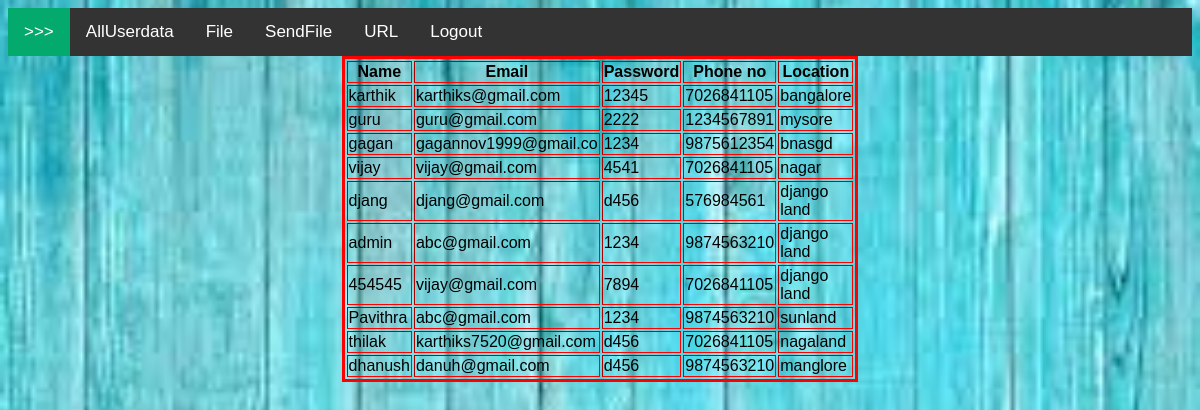
Page /list on the committed database.
### app1/models.py (models this page shows)
class reg(models.Model):
    sname=models.CharField(max_length=20,primary_key=True)
    spas=models.CharField(max_length=15)
    semail=models.CharField(max_length=50)
    sphone=models.CharField(max_length=10)
    sloc=models.CharField(max_length=50)

### app1/views.py (the view)
# urls.py: path('list',list1),
def list1(req):
    x=reg.objects.all()
    list1=x.values()
    print(x.values()[0])
    return render(req,"list.html",{"list1":list1})

### template/list.html (shortened to what this page needs)
{% load static %}
<html>
<head>
<link rel='stylesheet' type="text/css" href="{% static 'style.css' %}">
</head>
<body >
<div class="topnav">
  <a href="main" class="active">>>></a>
  <div id="myLinks">
    <a href="list">AllUserdata</a>
    <a href="new">File</a>
   <a href="Mail">SendFile</a>
   <a href="csv1">URL</a>
    <a href="login">Logout</a>
  </div>
</div>
<body background="{% static 'w2.jpg' %}" style="background-size: cover">
	<table border=2 align="center">
		<th>Name</th><th>Email</th> <th>Password</th><th>Phone no</th><th>Location</th>
		{% for i in list1 %}
		<tr><td>{{i.sname}}</td><td>{{i.semail}}</td> <td>{{i.spas}}</td><td>{{i.sphone}}</td><td>{{i.sloc}}</td></tr>
		{% endfor %}
	</table>
</body>{{value}}
</html>

### app1/static/style.css (style rules this page uses)
table { border:solid red; width:200; }
body { font-family: Arial, Helvetica, sans-serif; }
.topnav { overflow: hidden; background-color: #333; position: relative; }
.topnav a { float: left; color: white; padding: 14px 16px; text-decoration: none; font-size: 17px; }
.active { background-color: #04AA6D; color: white; }

### template/list.html (style rules this page uses)
body { font-family: Arial, Helvetica, sans-serif; }
.topnav { overflow: hidden; background-color: #333; position: relative; }
.topnav a { float: left; color: white; padding: 14px 16px; text-decoration: none; font-size: 17px; }
.active { background-color: #04AA6D; color: white; }

### rows in the picture
reg: sname "karthik", semail "karthiks@gmail.com", spas "12345", sphone "7026841105", sloc "bangalore"
reg: sname "guru", semail "guru@gmail.com", spas "2222", sphone "1234567891", sloc "mysore"
reg: sname "gagan", semail "gagannov1999@gmail.co", spas "1234", sphone "9875612354", sloc "bnasgd"
reg: sname "vijay", semail "vijay@gmail.com", spas "4541", sphone "7026841105", sloc "nagar"
reg: sname "djang", semail "djang@gmail.com", spas "d456", sphone "576984561", sloc "django land"
reg: sname "admin", semail "abc@gmail.com", spas "1234", sphone "9874563210", sloc "django land"
reg: sname "454545", semail "vijay@gmail.com", spas "7894", sphone "7026841105", sloc "django land"
reg: sname "Pavithra", semail "abc@gmail.com", spas "1234", sphone "9874563210", sloc "sunland"
reg: sname "thilak", semail "karthiks7520@gmail.com", spas "d456", sphone "7026841105", sloc "nagaland"
reg: sname "dhanush", semail "danuh@gmail.com", spas "d456", sphone "9874563210", sloc "manglore"
